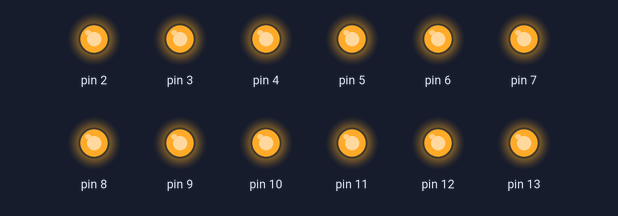
Recording of a sketch running on a simulated Arduino Mega 2560, built with avr-gcc and run on an emulated ATmega2560. On the bench: output pins drawn as LEDs (lit = HIGH).

Above: at 0.5 s.
At 3.5 s:
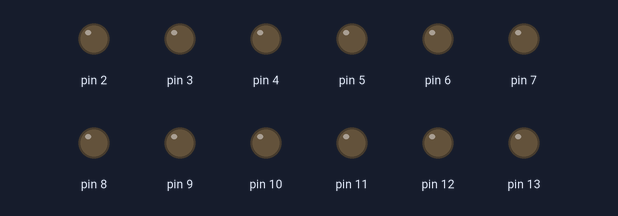
Timing chart, 0 to 4.6 s (numbered marks = the images above):
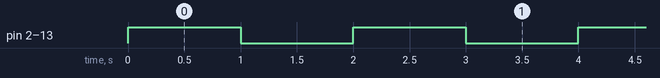

Measured:
- by itself, pin 2–13: alternates HIGH for 1.0 s and LOW for 1.0 s

The sketch:

SpeedDigitalWrite.ino
```cpp
void SdigitalWrite(int pin, bool state) {
  //PORT- |= _BV(-);
  if (state == true) {
    if (pin == 2)PORTE |= _BV(4);
    if (pin == 3)PORTE |= _BV(5);
    if (pin == 4)PORTG |= _BV(5);
    if (pin == 5)PORTE |= _BV(3);
    if (pin == 6)PORTH |= _BV(3);
    if (pin == 7)PORTH |= _BV(4);
    if (pin == 8)PORTH |= _BV(5);
    if (pin == 9)PORTH |= _BV(6);
    if (pin == 10)PORTB |= _BV(4);
    if (pin == 11)PORTB |= _BV(5);
    if (pin == 12)PORTB |= _BV(6);
    if (pin == 13)PORTB |= _BV(7);
  }
  if (state == false) {
    if (pin == 2)PORTE &= ~_BV(4);
    if (pin == 3)PORTE &= ~_BV(5);
    if (pin == 4)PORTG &= ~_BV(5);
    if (pin == 5)PORTE &= ~_BV(3);
    if (pin == 6)PORTH &= ~_BV(3);
    if (pin == 7)PORTH &= ~_BV(4);
    if (pin == 8)PORTH &= ~_BV(5);
    if (pin == 9)PORTH &= ~_BV(6);
    if (pin == 10)PORTB &= ~_BV(4);
    if (pin == 11)PORTB &= ~_BV(5);
    if (pin == 12)PORTB &= ~_BV(6);
    if (pin == 13)PORTB &= ~_BV(7);
  }
}


void setup() {
  // put your setup code here, to run once:
  for(int i=2;i<14;i++)pinMode(i,OUTPUT);
}

void loop() {
  // put your main code here, to run repeatedly:
  for(int i=2;i<14;i++)SdigitalWrite(i,HIGH);
  delay(1000);
  for(int i=2;i<14;i++)SdigitalWrite(i,LOW);
  delay(1000);
}
```
